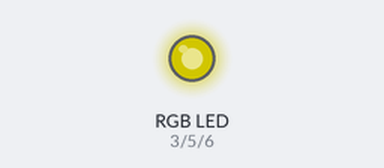
A sketch run on a simulated Arduino Uno, built for the host (arithmetic inside an expression is 32-bit, double 64-bit). On the bench: an RGB LED mixed from three pins (HIGH = lit). Dim RGB values are drawn brighter than linear.

Above: at 0.15 s.
Timing chart, 0 to 0.2 s (numbered marks = the images above):
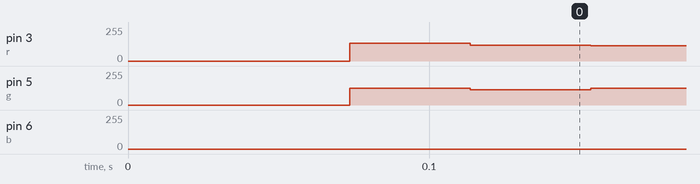

The sketch:

led.ino
```cpp
int r = 3;
int g = 5;
int b = 6;

int rc = 255;
int gc = 128;
int bc = 0;

int rd = 0;
int gd = 1;
int bd = 1;

void setup() {
  // put your setup code here, to run once:
  pinMode(r, OUTPUT);
  pinMode(g, OUTPUT);
  pinMode(b, OUTPUT);

}

void loop() {
  // put your main code here, to run repeatedly:
  analogWrite(r, rc);
  analogWrite(g, gc);
  analogWrite(b, bc);
//  Red direction
  if (rd == 1) {
    rc = rc + 1;
    if (rc >= 255) {
      rd = 0;
    }
  }
  else {
    rc = rc -1;
    if (rc <= 0) {
      rd = 1;
    }
  }
//  Green direction
  if (gd == 1) {
    gc = gc + 1;
    if (gc >= 255) {
      gd = 0;
    }
  }
  else {
    gc = gc -1;
    if (gc <= 0) {
      gd = 1;
    }
  }
//  Blue direction
   if (bd == 1) {
    bc = bc + 1;
    if (bc >= 255) {
      bd = 0;
    }
  }
  else {
    bc = bc -1;
    if (bc <= 0) {
      bd = 1;
    }
  }
}
```

Measured:
- by itself, pin 3 (r): 0/255 → 113/255 at 0.07 s
- by itself, pin 5 (g): 0/255 → 127/255 at 0.07 s
